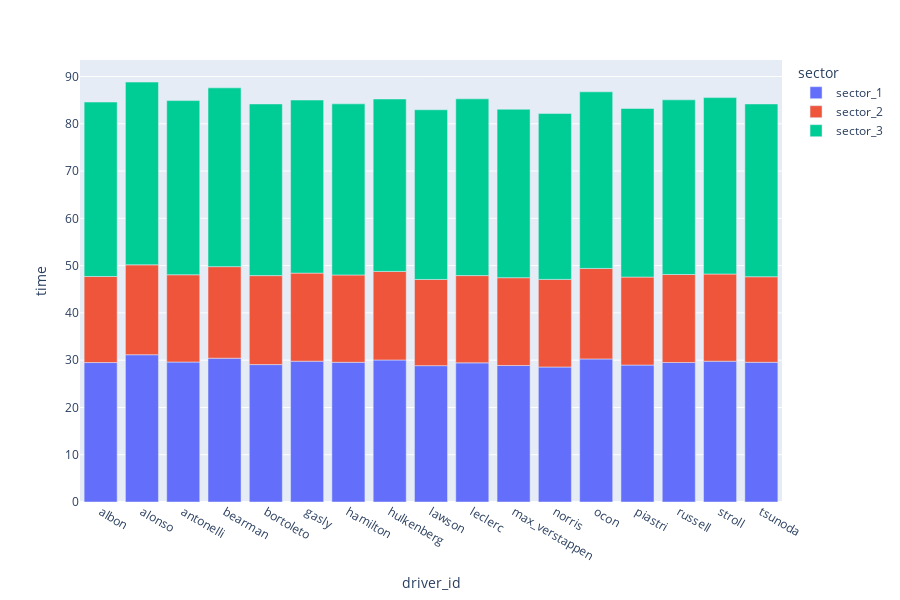

The code cell stored with this chart in its notebook:
### Markdown cell above
### How does each sector contribute to total laptime?

### Code cell
valid_laps_df = race_df.dropna(subset=['lap_time'])
idx = valid_laps_df.groupby("driver_id")["lap_time"].idxmin()
fastest_laps_df_2 = valid_laps_df.loc[idx].reset_index(drop=True)
fastest_laps_df_2.head()

sector_df_long = pd.melt(
    fastest_laps_df_2,
    id_vars=['driver_id'],
    value_vars=['sector_1','sector_2','sector_3'],
    var_name='sector',
    value_name='time'
)
sector_df_long.head()


fig = px.bar(sector_df_long, x='driver_id', y='time', color='sector', height=600)
fig.show()

### Figure 1 — Plotly figure (JSON) as saved in the notebook; plotly's stock layout.template omitted (floating-point values rounded to 4 significant figures)
{"data": [{"hovertemplate": "sector=sector_1<br>driver_id=%{x}<br>time=%{y}<extra></extra>", "legendgroup": "sector_1", "marker": {"color": "#636efa", "pattern": {"shape": ""}}, "name": "sector_1", "orientation": "v", "showlegend": true, "textposition": "auto", "type": "bar", "x": ["albon", "alonso", "antonelli", "bearman", "bortoleto", "gasly", "hamilton", "hulkenberg", "lawson", "leclerc", "max_verstappen", "norris", "ocon", "piastri", "russell", "stroll", "tsunoda"], "xaxis": "x", "y": [29.5, 31.16, 29.61, 30.42, 29.07, 29.79, 29.55, 30.04, 28.84, 29.43, 28.88, 28.55, 30.26, 28.97, 29.51, 29.78, 29.55], "yaxis": "y"}, {"hovertemplate": "sector=sector_2<br>driver_id=%{x}<br>time=%{y}<extra></extra>", "legendgroup": "sector_2", "marker": {"color": "#EF553B", "pattern": {"shape": ""}}, "name": "sector_2", "orientation": "v", "showlegend": true, "textposition": "auto", "type": "bar", "x": ["albon", "alonso", "antonelli", "bearman", "bortoleto", "gasly", "hamilton", "hulkenberg", "lawson", "leclerc", "max_verstappen", "norris", "ocon", "piastri", "russell", "stroll", "tsunoda"], "xaxis": "x", "y": [18.2, 19.01, 18.46, 19.36, 18.82, 18.63, 18.48, 18.73, 18.23, 18.46, 18.57, 18.54, 19.14, 18.61, 18.62, 18.45, 18.1], "yaxis": "y"}, {"hovertemplate": "sector=sector_3<br>driver_id=%{x}<br>time=%{y}<extra></extra>", "legendgroup": "sector_3", "marker": {"color": "#00cc96", "pattern": {"shape": ""}}, "name": "sector_3", "orientation": "v", "showlegend": true, "textposition": "auto", "type": "bar", "x": ["albon", "alonso", "antonelli", "bearman", "bortoleto", "gasly", "hamilton", "hulkenberg", "lawson", "leclerc", "max_verstappen", "norris", "ocon", "piastri", "russell", "stroll", "tsunoda"], "xaxis": "x", "y": [36.9, 38.65, 36.83, 37.82, 36.3, 36.61, 36.19, 36.47, 35.9, 37.38, 35.63, 35.08, 37.36, 35.66, 36.94, 37.31, 36.54], "yaxis": "y"}], "layout": {"barmode": "relative", "height": 600, "legend": {"title": {"text": "sector"}, "tracegroupgap": 0}, "margin": {"t": 60}, "xaxis": {"anchor": "y", "domain": [0, 1], "title": {"text": "driver_id"}}, "yaxis": {"anchor": "x", "domain": [0, 1], "title": {"text": "time"}}}}
